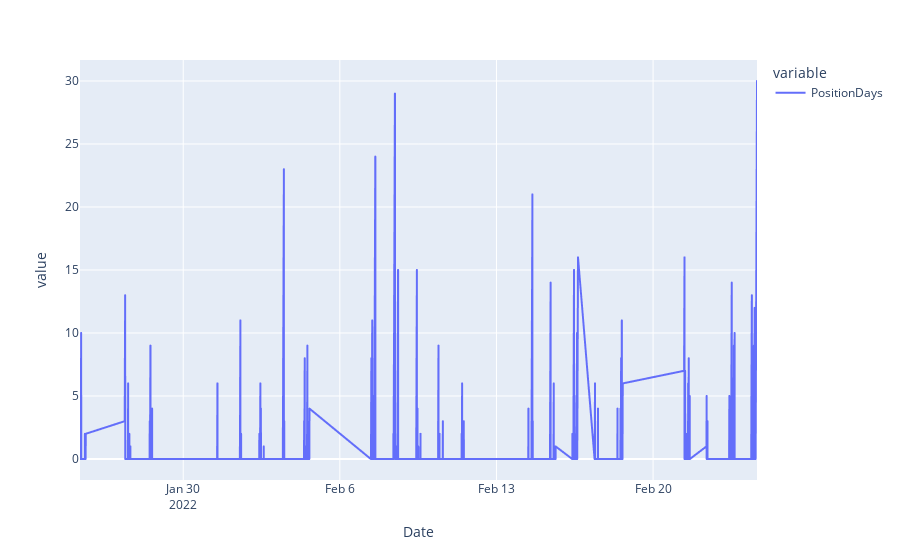

Notebook source saved alongside this figure:
### Code cell
pxline(result_df['PositionDays'])

### Figure 1 — Plotly figure (JSON) as saved in the notebook; plotly's stock layout.template omitted (floating-point values rounded to 4 significant figures; data arrays with more than 128 entries replaced by an {"elided": "..."} marker saying what was removed)
{"data": [{"hovertemplate": "variable=PositionDays<br>Date=%{x}<br>value=%{y}<extra></extra>", "legendgroup": "PositionDays", "line": {"color": "#636efa", "dash": "solid"}, "marker": {"symbol": "circle"}, "mode": "lines", "name": "PositionDays", "showlegend": true, "type": "scattergl", "x": {"elided": "2749 str values"}, "xaxis": "x", "y": {"elided": "2749 int values"}, "yaxis": "y"}], "layout": {"autosize": true, "legend": {"title": {"text": "variable"}, "tracegroupgap": 0}, "margin": {"t": 60}, "xaxis": {"anchor": "y", "autorange": true, "domain": [0, 1], "range": ["2022-01-25 09:18", "2022-02-24 15:27"], "title": {"text": "Date"}, "type": "date"}, "yaxis": {"anchor": "x", "autorange": true, "domain": [0, 1], "range": [-1.667, 31.67], "title": {"text": "value"}, "type": "linear"}}}
